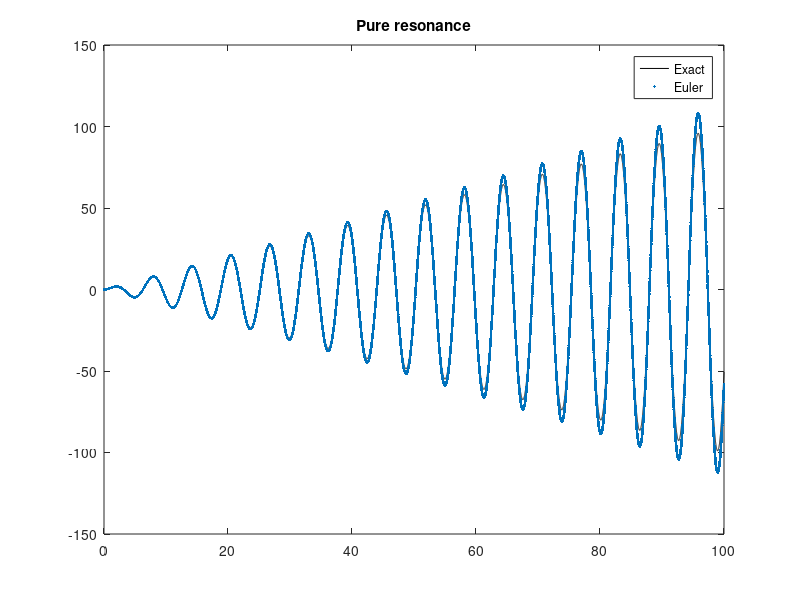

The MATLAB script that drew this image:
clear; clc; close all
q0 = [0; 0];         
h = 0.005;
t = 0:h:100;               
A = [0 1;-1 0];  
B = [0; 1]                 
yexact = t.*sin(t) 
qstar = zeros(2,length(t));  
qstar(:,1) = q0;             
for i=1:(length(t)-1)
  k1 = A*qstar(:,i)+B*(2*cos(t(i)));            
  qstar(:,i+1) = qstar(:,i) + k1*h; 
end
plot(t,yexact,'k-'), hold on, plot(t,qstar(1,:),'.');       
legend('Exact','Euler');
title('Pure resonance');
hold off